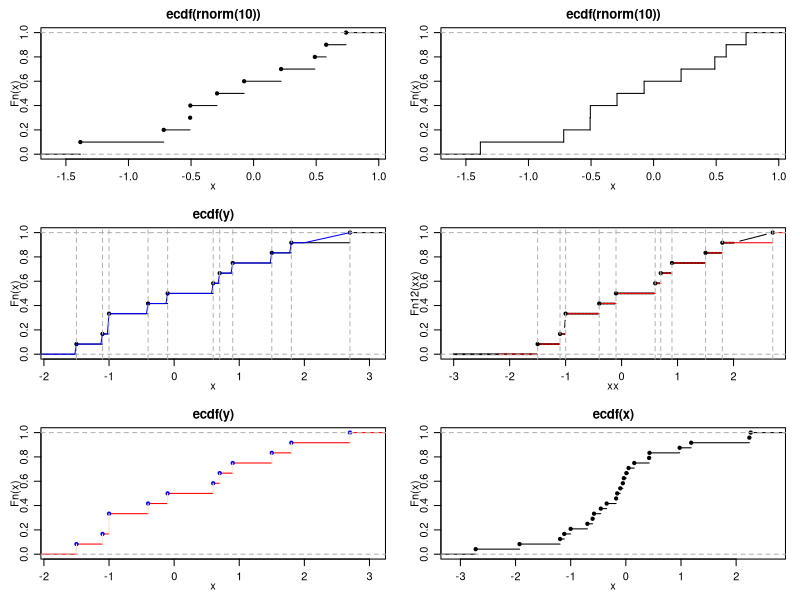

Write R code to recreate this figure. (Note: this script raises an error after producing the figure.)

# 
# Example:  
#	 Compute and plot an empirical cumulative distribution function
#    and write functions to compute a smoothed estimate.
#
# Description:
#   PART I: Compute and plot an empirical cumulative distribution function
#     Hint, use "ecdf" function from "stats" package
#   PART II: ssd
#	  Estimate probability densities using smoothing spline ANOVA 
#	  models with cubic spline, linear spline, or thin-plate spline 
#	  marginals for numerical variables, "ssdFit" Furthermore, write 
#	  simple function wrappers "dssd", "pssd", "qssd" and "rssd" for 
#	  the probability density, probabilities, quantiles and random
#	  variates. Hint: use the functions from R's "gss" Package. 
#     Hint, use "ssden" functions from "gss" package.
#
# Author:
#	(C) 2004, Diethelm Wuertz, GPL
#


################################################################################
## PART I: Compute and plot an empirical cumulative distribution function


   # Requirements:
   # require(stats)
   # ... is preloaded
   ###

   
   # Simple didactical  ecdf  example:
   Fn <- ecdf(rnorm(12))
   print(Fn)
   summary(Fn)
   ###
   
   
   # == 1:12  if and only if there are no ties !
   12 * Fn(knots(Fn)) == 1:12 
   y <- round(rnorm(12), 1); y[3] <- y[1]
   Fn12 <- ecdf(y)
   Fn12
   print(knots(Fn12), dig = 2)
   ###
   
   
   # ~= 1:12  if there where no ties
   12 * Fn12(knots(Fn12))  
   summary(Fn12)
   summary.stepfun(Fn12)
   print(ls.Fn12 <- ls(env = environment(Fn12)))
   ###
   
   
   #[1] "f"  "method"  "n"  "ties"   "x"  "y"  "yleft"  "yright"
   12 * Fn12((-20:20)/10)
   ###

   
   # Plotting:
   op <- par(mfrow = c(3, 2), mgp = c(1.5, 0.8, 0), 
     mar = 0.1 + c(3, 3, 2, 1))
   F10 <- ecdf(rnorm(10))
   summary(F10)
   plot(F10)
   plot(F10, verticals = TRUE, do.p = FALSE)
   plot(Fn12)  
   xx <- unique(sort(c(seq(-3, 2, length = 201), knots(Fn12))))
   lines(xx, Fn12(xx), col = 'blue')
   abline(v = knots(Fn12), lty = 2,col = 'gray70')
   plot(xx, Fn12(xx), type='b', cex=.1)#- plot.default
   plot(Fn12, col.h='red', add= TRUE)  #- plot method
   abline(v=knots(Fn12),lty=2,col='gray70')
   plot(Fn12, verticals=TRUE, col.p='blue', col.h='red',col.v='bisque')
   ###
   
   
   # This works too (automatic call to  ecdf(.)):
   plot.ecdf(rnorm(24))
   par(op)
   ###

   
################################################################################
## PART II: SSDEN


   # Functions: 
   dssd = function(x, object) {	
	 # Evaluate density for smoothing spline density estimates. 
	 dssden(object = object, x = x) }	 
   pssd = function(q, object) {	
	 # Evaluate probability for smoothing spline density estimates. 
	 pssden(object = object, q = q) }
   qssd = function(p, object) {
	 # Evaluate quantiles for smoothing spline density estimates. 	
	 qssden(object = object, p = p) }
   rssd = function(n, object) {   
	 # Generate random deviates for smoothing spline density estimates. 
	 qssden(object = object, p = runif(n)) }
   ssdFit = function(x, ...) {
	 # Estimate probability densities using smoothing spline ANOVA 
	 # models with cubic spline, linear spline, or thin-plate spline 
	 #marginals for numerical variables. x is a numeric vector.	
	 ssden(~x, ...)	}
   ###
	   
   # Fit: Estimate from Empirical Distribution  
   data(nyseres)
   par(mfcol = c(3, 2), err = -1)
   # Take subset at random ...
   nyseres = sample(nyseres[, 1])[1:1000]
   e = (nyseres - mean(nyseres))/sqrt(var(nyseres))
   # This will take some time ...
   fit = ssdFit(e)
   ###
	  
   # SSD - Empirical Distribution:	
   x = seq(-6, 6, length = 256)
   r = rssd(100, fit)
   plot(r, type = "l", main = "SSD Series")
   mean(r); var(r)	
   d = dssd(x, fit)
   plot(x, log(d), type = "l", main = "SSD Density")
   density = density(r, from = -6, to = 6, n = 128)
   points(density$x, log(density$y), col = 4)	
   p = pssd(x, fit)
   plot(x, p, type = "l", main = "SSD Probability")
   points(sort(r), (1:length(r))/length(r), col = 4)
   ###
	

################################################################################

